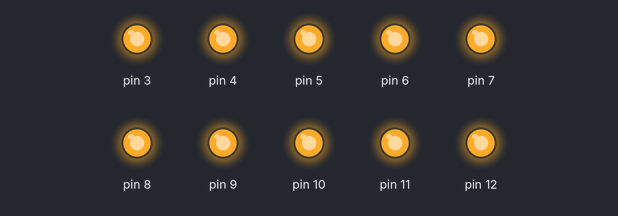
This sketch was run on a simulated Arduino Uno, built with avr-gcc and run on an emulated ATmega328P. On the bench: output pins drawn as LEDs (lit = HIGH).

Above: at 0.5 s.
At 8.1 s:
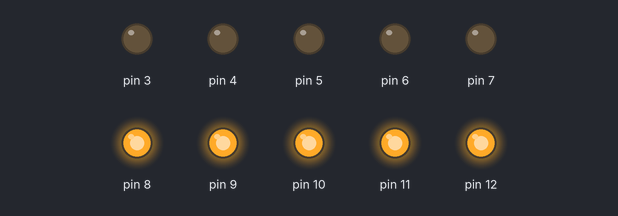
At 11.8 s:
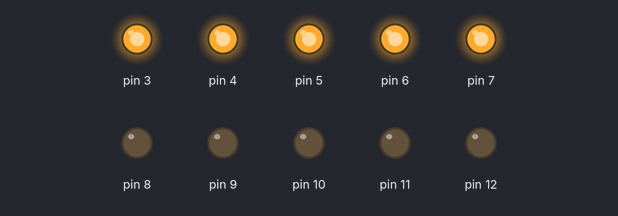
At 14.55 s:
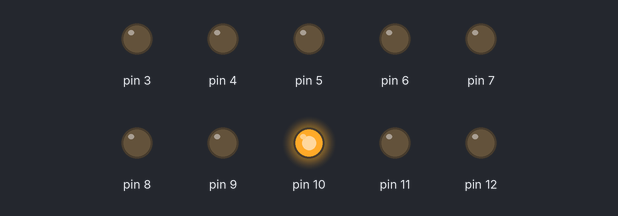
At 17.25 s:
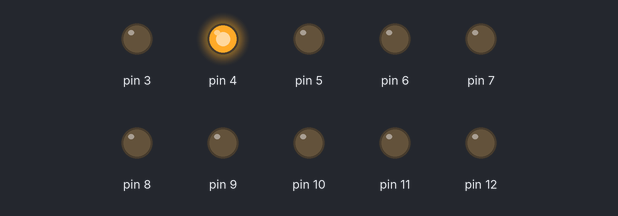
At 22.8 s:
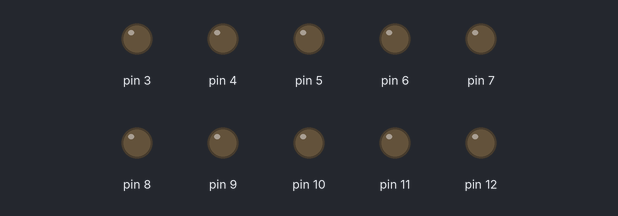
Timing chart, 0 to 23.4 s (numbered marks = the images above):
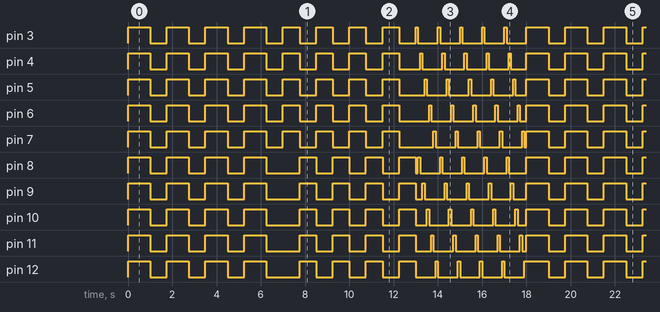

The sketch:

DiscoHat.ino
```cpp
void setup() {
  //BLUE
  pinMode(3, OUTPUT);
  pinMode(4, OUTPUT);
  pinMode(5, OUTPUT);
  pinMode(6, OUTPUT);
  pinMode(7, OUTPUT);
  //RED
  pinMode(8, OUTPUT);
  pinMode(9, OUTPUT);
  pinMode(10, OUTPUT);
  pinMode(11, OUTPUT);
  pinMode(12, OUTPUT);
}
// the loop function runs over and over again forever
void loop() {
  //fade(5);
  colorsInParallel();
  colorsInParallel();
  colorsInParallel();
  colorsInParallel();

  colorsInSequence();
  colorsInSequence();
  colorsInSequence();
  colorsInSequence();

  allInSequence();
  allInSequence();
  allInSequence();
  allInSequence();
  allInSequence();
}
// DIFFERENT PROGRAMS
// all blue are on, then all red and so on
void colorsInParallel(){
  blueon();
  redon();
  delay(1000);              // wait for a second
  blueoff();
  redoff();
  delay(750);              // wait for almost a second
}
// all blue are on, then all red and so on
void colorsInSequence(){
  blueon();
  delay(750);              // wait for almost a second
  blueoff();
  redon();
  delay(750);              // wait for almost a second
  redoff();
}
// LEDs are turnd of in sequence
void allInSequence() {
  digitalWrite(3, HIGH);
  delay(100);
  digitalWrite(3, LOW);
  digitalWrite(8, HIGH);
  delay(100);
  digitalWrite(8, LOW);
  digitalWrite(4, HIGH);
  delay(100);
  digitalWrite(4, LOW);
  digitalWrite(9, HIGH);
  delay(100);
  digitalWrite(9, LOW);
  digitalWrite(5, HIGH);
  delay(100);
  digitalWrite(5, LOW);
  digitalWrite(10, HIGH);
  delay(100);
  digitalWrite(10, LOW);
  digitalWrite(6, HIGH);
  delay(100);
  digitalWrite(6, LOW);
  digitalWrite(11, HIGH);
  delay(100);
  digitalWrite(11, LOW);
  digitalWrite(7, HIGH);
  delay(100);
  digitalWrite(7, LOW);
  digitalWrite(12, HIGH);
  delay(100);
  digitalWrite(12, LOW);
}

void fade(int completeFades) {
  int brightness = 0;
  int fadeAmount = 5;

  while (completeFades > 0) {
    // Set the led brightness
    blueSet(brightness);
    redSet(brightness);

    // change the brightness for next time through the loop:
    brightness = brightness + fadeAmount;

    // reverse the direction of the fading at the ends of the fade:
    if (brightness == 0 || brightness == 300) {
      fadeAmount = -fadeAmount ;
    }
    delay(300);

    if (brightness == 0) {
      completeFades--;
    }
  }
}

// HELPER FUNCTIONS
// turns all red LED on
void redon() {
  digitalWrite(8, HIGH);   // turn the LED on (HIGH is the voltage level)
  digitalWrite(9, HIGH);   // turn the LED on (HIGH is the voltage level)
  digitalWrite(10, HIGH);   // turn the LED on (HIGH is the voltage level)
  digitalWrite(11, HIGH);   // turn the LED on (HIGH is the voltage level)
  digitalWrite(12, HIGH);   // turn the LED on (HIGH is the voltage level)
}
// turns all red LED off
void redoff() {
  digitalWrite(8, LOW);   // turn the LED off (LOW is the voltage level)
  digitalWrite(9, LOW);   // turn the LED off (LOW is the voltage level)
  digitalWrite(10, LOW);   // turn the LED off (LOW is the voltage level)
  digitalWrite(11, LOW);   // turn the LED off (LOW is the voltage level)
  digitalWrite(12, LOW);   // turn the LED off (LOW is the voltage level)
}
// turns all blue LED on
void blueon() {
  digitalWrite(3, HIGH);   // turn the LED on (HIGH is the voltage level)
  digitalWrite(4, HIGH);   // turn the LED on (HIGH is the voltage level)
  digitalWrite(5, HIGH);   // turn the LED on (HIGH is the voltage level)
  digitalWrite(6, HIGH);   // turn the LED on (HIGH is the voltage level)
  digitalWrite(7, HIGH);   // turn the LED on (HIGH is the voltage level)
}
// turns all blue LED off
void blueoff() {
  digitalWrite(3, LOW);   // turn the LED off (LOW is the voltage level)
  digitalWrite(4, LOW);   // turn the LED off (LOW is the voltage level)
  digitalWrite(5, LOW);   // turn the LED off (LOW is the voltage level)
  digitalWrite(6, LOW);   // turn the LED off (LOW is the voltage level)
  digitalWrite(7, LOW);   // turn the LED off (LOW is the voltage level)
}

void redSet(int brightness) {
  analogWrite(8, brightness);
  analogWrite(9, brightness);
  analogWrite(10, brightness);
  analogWrite(11, brightness);
  analogWrite(12, brightness);
}

void blueSet(int brightness) {
  analogWrite(3, brightness);
  analogWrite(4, brightness);
  analogWrite(5, brightness);
  analogWrite(6, brightness);
  analogWrite(7, brightness);
}
```

Measured:
- by itself, pin 3–12: moves between LOW and HIGH, repeating every 18.0 s
- by itself, everything shown: repeats every 18.0 s, in 66 steps
